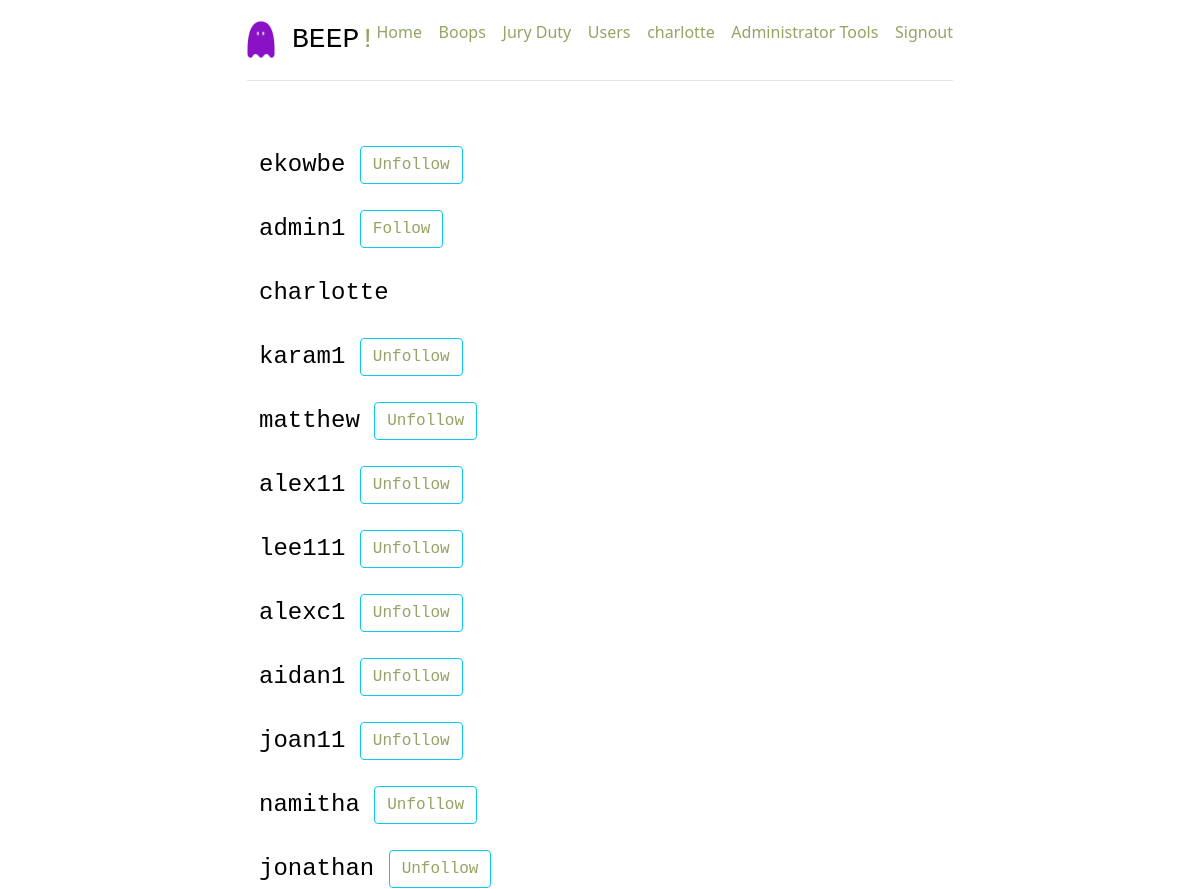
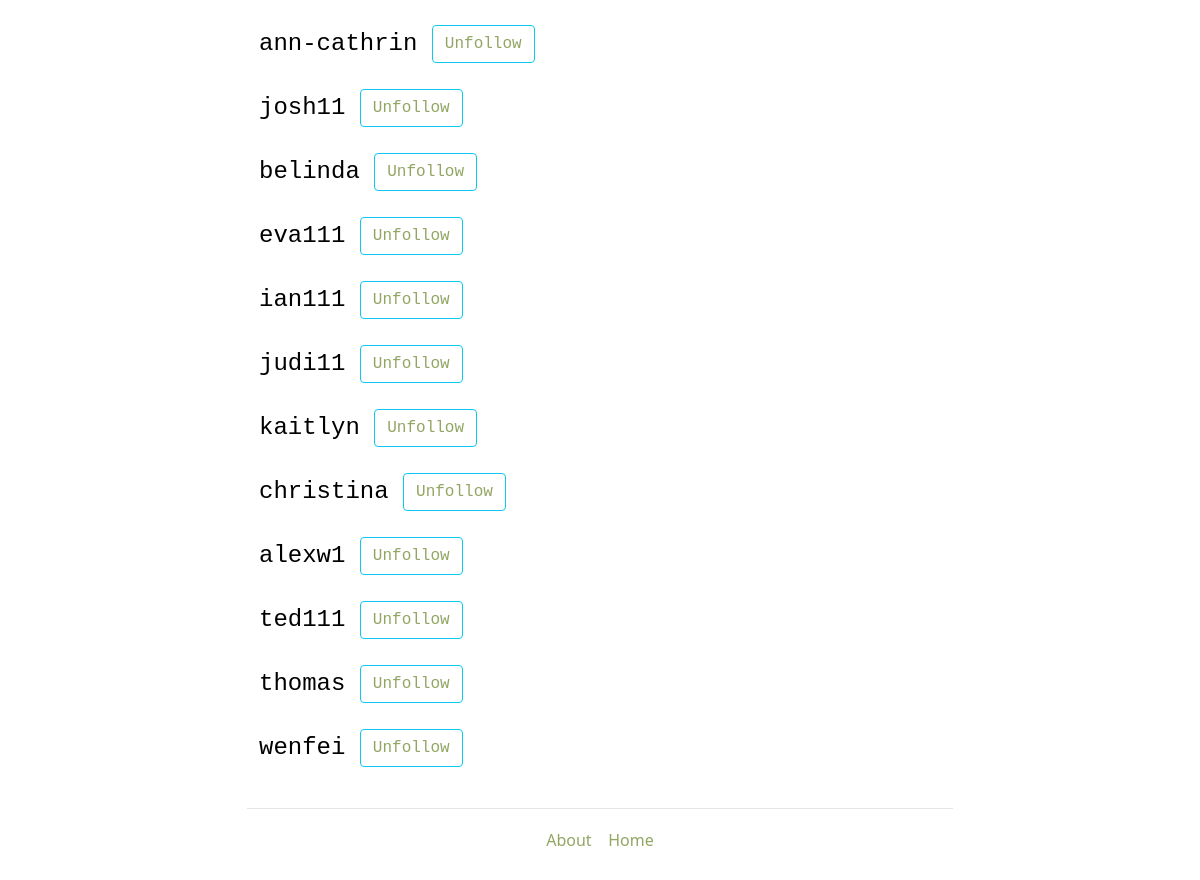
Page /users/all_users (signed in) on the committed database (2 pictures, top to bottom).
### project/models.py (models this page shows, shortened)
class User(db.Model):
    __tablename__ = 'users'
    id = db.Column(db.Integer, primary_key=True)
    name = db.Column(db.String, unique=True, nullable=False)
    email = db.Column(db.String, unique=True, nullable=False)
    password = db.Column(db.String, nullable=False)
    jury = db.Column(db.String, nullable=False, default=False)
    tweets = db.relationship('Tweet', back_populates='poster')
    role = db.Column(db.String, default='user')
    comments = db.relationship('Comment', back_populates='poster', passive_deletes=True)
    changes = db.relationship('Change', back_populates='poster', passive_deletes=True)
    likes = db.relationship('Like', back_populates='liker', passive_deletes=True)
    upvotes = db.relationship('Upvote', back_populates='upvoter', passive_deletes=True)
    downvotes = db.relationship('Downvote', back_populates='downvoter', passive_deletes=True)
    discussion_comments = db.relationship('Discussion_Comment', back_populates='poster')
    replies = db.relationship('Reply', back_populates='poster', passive_deletes=True)
    @classmethod
    def is_following(cls, who_id, whom_id):
        whom_ids = db.session.query(Follower.whom_id).filter_by(who_id=who_id).all()
        whom_ids = [i[0] for i in whom_ids]
        if whom_id in whom_ids:
            return True
        else:
            return False

### project/users/views.py (the view)
@users_blueprint.route('/users/all_users')
@login_required
def all_users():
    users = db.session.query(User).all()
    return render_template('users.html', users=users)

### project/users/views.py (called while the page is built)
def login_required(test):
    @wraps(test)
    def wrap(*args, **kwargs):
        if 'logged_in' in session:
            return test(*args, **kwargs)
        else:
            flash('You need to login first')
            return (redirect(url_for('users.login')))
    return wrap

### project/templates/users.html (shortened to what this page needs)
{% extends '_base.html' %}
{% block content %}
<div class="row marketing">
    {% for user in users %}
    <div class="media">
        <div class="media-left">
        </div>
        <div class="media-body">
            <h4 class="media-heading">{{ user.name }}
                {% if user.name == session.name %}
                </h4>
                {% elif user.is_following(session.user_id, user.id) %}
                <a class="btn btn-info btn-xs" href="{{ url_for('tweets.unfollow_user', user_id=user.id )}}">Unfollow</a></h4>
                {% else %}
                <a class="btn btn-info btn-xs" href="{{ url_for('tweets.follow_user', user_id=user.id )}}">Follow</a></h4>
                {% endif %}
        </div>
    </div>
    {% endfor %}
</div>
{% endblock content %}

### project/templates/_base.html (shortened to what this page needs)
<!DOCTYPE html>
<html lang="en">
<head>
  <link href="{{ url_for('static', filename='css/main.css' )}}" rel="stylesheet">
  <link href="{{ url_for('static', filename='css/bootstrap.min.css' )}}" rel="stylesheet">
  <link href="{{ url_for('static', filename='css/ie10-viewport-bug-workaround.css' )}}" rel="stylesheet">
  <link href="{{ url_for('static', filename='css/jumbotron-narrow.css' )}}" rel="stylesheet">
</head>
<body>
  <div class="container">
    <div class="header clearfix">
      <nav>
        <ul class="nav nav-pills pull-right" style="float: right;">
          {% if session.logged_in %}
          <li><a href="/">Home</a></li>&nbsp;&nbsp;&nbsp;&nbsp;
          <li><a href="/tweets/">Boops</a></li>&nbsp;&nbsp;&nbsp;&nbsp;
          {% if session.jury == '1' %}
          <li><a href="/jury">Jury Duty</a></li>&nbsp;&nbsp;&nbsp;&nbsp;
          {% endif %}
          <li><a href="{{ url_for('users.all_users') }}">Users</a></li>&nbsp;&nbsp;&nbsp;&nbsp;
          <li><a href="{{ url_for('users.followers') }}">{{ session.name }}</a></li>&nbsp;&nbsp;&nbsp;&nbsp;
          {% if session.role == 'admin' %}
          <li><a href="/admin">Administrator Tools</a></li>&nbsp;&nbsp;&nbsp;&nbsp;
          {% endif %}
          {% endif %}
          {% if not session.logged_in %}
          {% block signin_form %}{% endblock signin_form %}
          {% else %}
          <li role=" presentation"><a href="{{ url_for('users.logout') }}">Signout</a></li>
          {% endif %}
        </ul>
      </nav>
      <h3><img src="../static/img/Beep_Logo.png" alt="Beep Logo" style="width: 4%; height: auto;"> BEEP<span class="exclamation">!</span></h3>
    </div>
    {% block content %}
    {% endblock content %}
    <footer class="footer">
      <p><a href="/about">About</a>&nbsp;&nbsp;&nbsp;&nbsp;<a href="/">Home</a></p>
    </footer>
  </div>
</body>
</html>

### project/static/css/jumbotron-narrow.css (style rules this page uses)
body { padding-top: 20px; padding-bottom: 20px; }
.header, .marketing, .footer { padding-right: 15px; padding-left: 15px; }
.header { padding-bottom: 20px; border-bottom: 1px solid #e5e5e5; }
.header h3 { margin-top: 0; margin-bottom: 0; line-height: 40px; color: black; font-family: 'Courier New'; }
img { width: 50%; height: auto; }
.footer { padding-top: 19px; color: #777; border-top: 1px solid #e5e5e5; text-align: center; }
@media (min-width: 768px) { .container { max-width: 730px; } }
.marketing { margin: 40px 0; }
@media screen and (min-width: 768px) { .header, .marketing, .footer { padding-right: 0; padding-left: 0; } }
@media screen and (min-width: 768px) { .header { margin-bottom: 30px; } }
a:link { color: #93a563; background-color: transparent; text-decoration: none; }
.exclamation { color: #93a563; font-family: 'Courier New', Courier, monospace; }
h4 { margin-top: 0; margin-bottom: 0; line-height: 40px; color: black; font-family: 'Courier New'; font-size: 20; }

### rows in the picture
User: name "charlotte"
User: name "ekowbe"
User: name "admin1"
User: name "karam1"
User: name "matthew"
User: name "alex11"
User: name "lee111"
User: name "alexc1"
User: name "aidan1"
User: name "joan11"
User: name "namitha"
User: name "jonathan"
User: name "ann-cathrin"
User: name "josh11"
User: name "belinda"
User: name "eva111"
User: name "ian111"
User: name "judi11"
User: name "kaitlyn"
User: name "christina"
User: name "alexw1"
User: name "ted111"
User: name "thomas"
User: name "wenfei"
